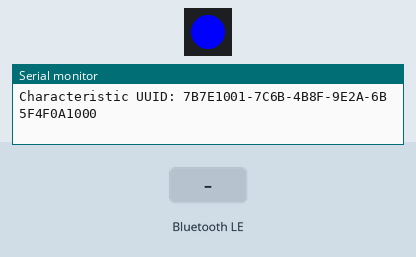
The sketch below on a simulated ESP32. Shown: 1 RGB LEDs in strip order, left to right, the last lines printed to the serial monitor. The test bench sets the inputs (shaded band). Nothing arrives over Bluetooth unless stated; a phone connects over Bluetooth LE 3 s after start.

Above: at 0.1 s.
At 3.6 s:
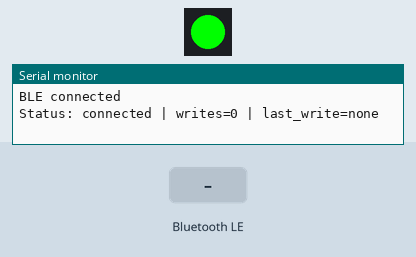
3.7 s: Bluetooth LE write "1" received
At 3.85 s:
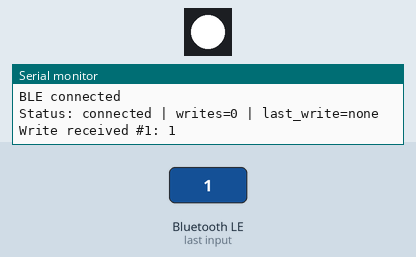
Timing chart, 0 to 6.7 s (numbered marks = the images above; inputs shaded):
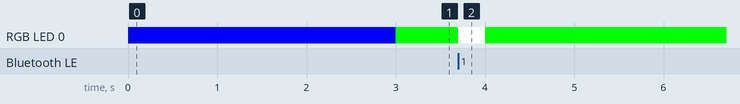

The sketch:

VisionVestBleConnectionTest.ino
```cpp
#include <Arduino.h>
#include <Adafruit_NeoPixel.h>
#include <NimBLEDevice.h>
#include <string>

static const char *BLE_DEVICE_NAME = "VisionVest";
static const char *BLE_SERVICE_UUID = "7B7E1000-7C6B-4B8F-9E2A-6B5F4F0A1000";
static const char *BLE_COMMAND_CHAR_UUID = "7B7E1001-7C6B-4B8F-9E2A-6B5F4F0A1000";

static const uint8_t NEOPIXEL_PIN = 38;
static const uint8_t NEOPIXEL_COUNT = 1;
static const uint32_t SERIAL_BAUD_RATE = 115200;
static const uint32_t STATUS_LOG_INTERVAL_MS = 1000;
static const uint16_t BLE_COMMAND_MAX_LEN = 256;

Adafruit_NeoPixel gNeoPixel(NEOPIXEL_COUNT, NEOPIXEL_PIN, NEO_GRB + NEO_KHZ800);

NimBLEServer *gBleServer = nullptr;
NimBLECharacteristic *gCommandCharacteristic = nullptr;

volatile bool gBleConnected = false;
volatile bool gSawWrite = false;
volatile uint32_t gWriteCount = 0;

std::string gLastWriteValue;
uint32_t gLastStatusLogMs = 0;
uint32_t gLastWriteSeenMs = 0;

void setPixelColor(uint8_t red, uint8_t green, uint8_t blue) {
  gNeoPixel.setPixelColor(0, gNeoPixel.Color(red, green, blue));
  gNeoPixel.show();
}

void updateStatusPixel(uint32_t now) {
  if (gSawWrite && (now - gLastWriteSeenMs) < 300) {
    setPixelColor(255, 255, 255);
    return;
  }

  if (gBleConnected) {
    setPixelColor(0, 255, 0);
    return;
  }

  setPixelColor(0, 0, 255);
}

class ConnectionCallbacks : public NimBLEServerCallbacks {
 public:
  void onConnect(NimBLEServer *pServer, NimBLEConnInfo &connInfo) override {
    (void)pServer;
    (void)connInfo;
    gBleConnected = true;
    Serial.println("BLE connected");
  }

  void onDisconnect(NimBLEServer *pServer, NimBLEConnInfo &connInfo, int reason) override {
    (void)connInfo;
    Serial.print("BLE disconnected, reason=");
    Serial.println(reason);
    gBleConnected = false;

    NimBLEAdvertising *advertising = pServer->getAdvertising();
    if (advertising != nullptr) {
      advertising->start();
    }
  }
};

class CommandCallbacks : public NimBLECharacteristicCallbacks {
 public:
  void onWrite(NimBLECharacteristic *pCharacteristic, NimBLEConnInfo &connInfo) override {
    (void)connInfo;

    gLastWriteValue = pCharacteristic->getValue();
    gWriteCount++;
    gSawWrite = true;
    gLastWriteSeenMs = millis();

    Serial.print("Write received #");
    Serial.print(gWriteCount);
    Serial.print(": ");
    Serial.println(gLastWriteValue.c_str());
  }
};

ConnectionCallbacks gConnectionCallbacks;
CommandCallbacks gCommandCallbacks;

void initBle() {
  NimBLEDevice::init(BLE_DEVICE_NAME);

  gBleServer = NimBLEDevice::createServer();
  if (gBleServer == nullptr) {
    Serial.println("Failed to create BLE server");
    return;
  }

  gBleServer->setCallbacks(&gConnectionCallbacks);

  NimBLEService *service = gBleServer->createService(BLE_SERVICE_UUID);
  if (service == nullptr) {
    Serial.println("Failed to create BLE service");
    return;
  }

  gCommandCharacteristic = service->createCharacteristic(
      BLE_COMMAND_CHAR_UUID, NIMBLE_PROPERTY::WRITE | NIMBLE_PROPERTY::WRITE_NR, BLE_COMMAND_MAX_LEN);
  if (gCommandCharacteristic == nullptr) {
    Serial.println("Failed to create BLE characteristic");
    return;
  }

  gCommandCharacteristic->setCallbacks(&gCommandCallbacks);
  service->start();

  NimBLEAdvertising *advertising = NimBLEDevice::getAdvertising();
  if (advertising == nullptr) {
    Serial.println("Failed to get BLE advertising");
    return;
  }

  advertising->addServiceUUID(BLE_SERVICE_UUID);
  advertising->setName(BLE_DEVICE_NAME);
  advertising->enableScanResponse(true);
  advertising->start();

  Serial.println("BLE advertising started");
  Serial.print("Device name: ");
  Serial.println(BLE_DEVICE_NAME);
  Serial.print("Service UUID: ");
  Serial.println(BLE_SERVICE_UUID);
  Serial.print("Characteristic UUID: ");
  Serial.println(BLE_COMMAND_CHAR_UUID);
}

void printStatusLog(uint32_t now) {
  if ((now - gLastStatusLogMs) < STATUS_LOG_INTERVAL_MS) {
    return;
  }

  gLastStatusLogMs = now;
  Serial.print("Status: ");
  Serial.print(gBleConnected ? "connected" : "advertising");
  Serial.print(" | writes=");
  Serial.print(gWriteCount);
  Serial.print(" | last_write=");
  if (gLastWriteValue.empty()) {
    Serial.println("none");
  } else {
    Serial.println(gLastWriteValue.c_str());
  }
}

void setup() {
  Serial.begin(SERIAL_BAUD_RATE);

  gNeoPixel.begin();
  gNeoPixel.clear();
  gNeoPixel.show();

  initBle();
  updateStatusPixel(millis());
}

void loop() {
  uint32_t now = millis();

  if (gSawWrite && (now - gLastWriteSeenMs) >= 300) {
    gSawWrite = false;
  }

  updateStatusPixel(now);
  printStatusLog(now);
}
```

Measured:
- after the input at 3.7 s, RGB LED 0: RGB(0, 255, 0) → RGB(255, 255, 255) at once, → RGB(0, 255, 0) 0.30 s later
